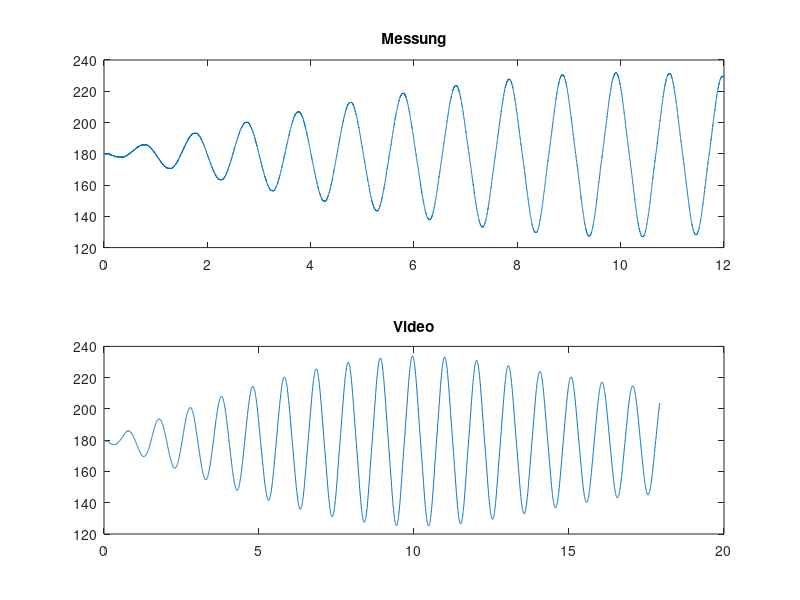
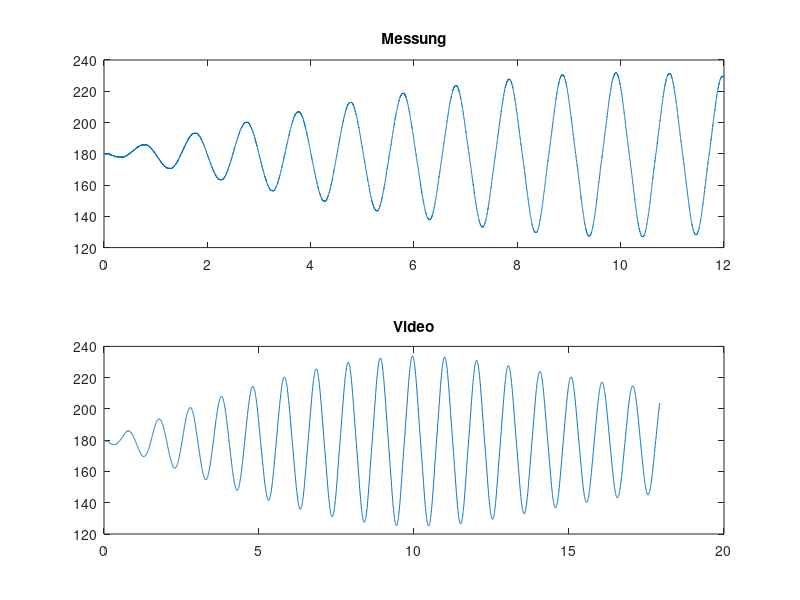
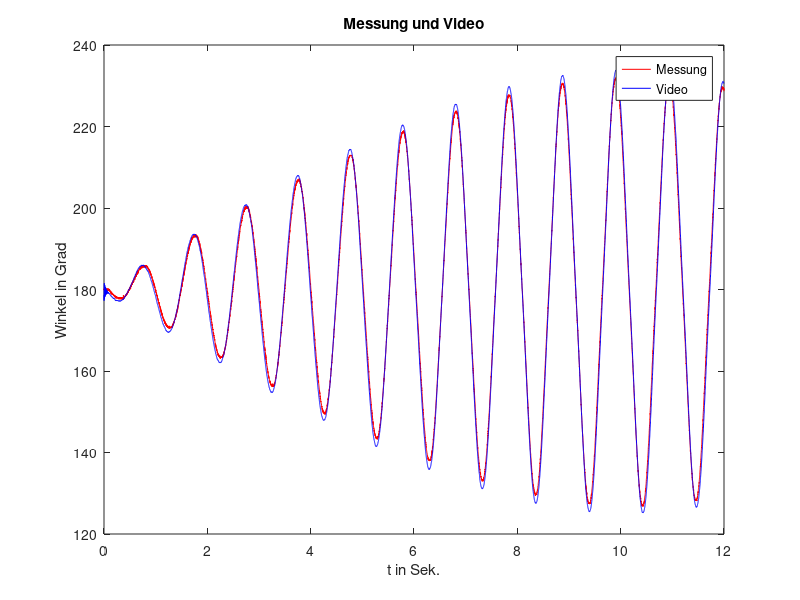

These charts were generated, in order, by the following MATLAB code:
clear all, close all
load('harm_erregung0.5_alu_05.01.mat')
load('video_angles_0.5_alu_05.01.mat')

%%
T_s = 1e-3;
startIndex = find(Daten(:,6),1);
seconds = 12;
Daten = Daten(startIndex:startIndex+seconds*10^3,:); 

tMeas = [];
for k = 1:length(Daten(:,1))
    tMeas(k) = (k-1)*T_s;
end
tVideo = [];
for k = 1:length(phi1)
    tVideo(k) = (k-1)*(1/frameRate);
end

phi1MeasDeg = Daten(:,1);
dphi1MeasDeg = Daten(:,2);
ddphi1MeasDeg = Daten(:,3);
xMeasReal = Daten(:,4);
dxMeasDes = Daten(:,5);
ddxMeasDes = Daten(:,6);

figure(1)
subplot(2,1,1)
plot(tMeas, phi1MeasDeg)
title('Messung')

subplot(2,1,2)
plot(tVideo, phi1)
title('Video')

%% resampling and cross-correlate
[P,Q] = rat((1/T_s)/frameRate);     
phi1Resample = resample(phi1,P,Q);    % resample the slower measurement
phi1Resample = phi1Resample(30:13.035e3);
phi2Resample = resample(phi2,P,Q);    % resample the slower measurement
phi2Resample = phi2Resample(30:13.035e3);
[C, lag] = xcorr(phi1Resample,phi1MeasDeg);
[~,I] = max(C);
lagDiff = lag(I);
timeDiff = lagDiff*T_s;
lagDiffManual= -10;
timeDiffManual = lagDiffManual*T_s;

figure(2)
subplot(2,1,1)
plot(tMeas, phi1MeasDeg)
title('Messung')

subplot(2,1,2)
plot(tVideo, phi1)
title('Video')

%%
phi1VideoDeg = phi1Resample(-lagDiffManual:-lagDiffManual+seconds*10^3);
phi2VideoDeg = phi2Resample(-lagDiffManual:-lagDiffManual+seconds*10^3);
tVideoAlign = (0:length(phi1VideoDeg)-1)*T_s;
% corrCoef = corrcoef(phi1MeasDeg,phi1VideoAlign);
% corrCoef = corrCoef(1,2);

figure(3)
plot(tMeas,phi1MeasDeg,'r'), hold on
title('Messung und Video')
plot(tVideoAlign, phi1VideoDeg,'b'), legend('Messung','Video')
% a = text(0.1,130,strcat('Korrelationskoeffizient: ', num2str(corrCoef)));
% set(a, 'FontName', 'Arial', 'FontWeight', 'bold', 'FontSize', 8, 'Color', 'black');
xlabel('t in Sek.'), ylabel('Winkel in Grad');

%%
save('input_ekf_0.5_v2.mat','tMeas','phi1MeasDeg','dphi1MeasDeg','ddphi1MeasDeg','ddphi1MeasDeg','phi1VideoDeg','phi2VideoDeg','xMeasReal','dxMeasDes','ddxMeasDes')